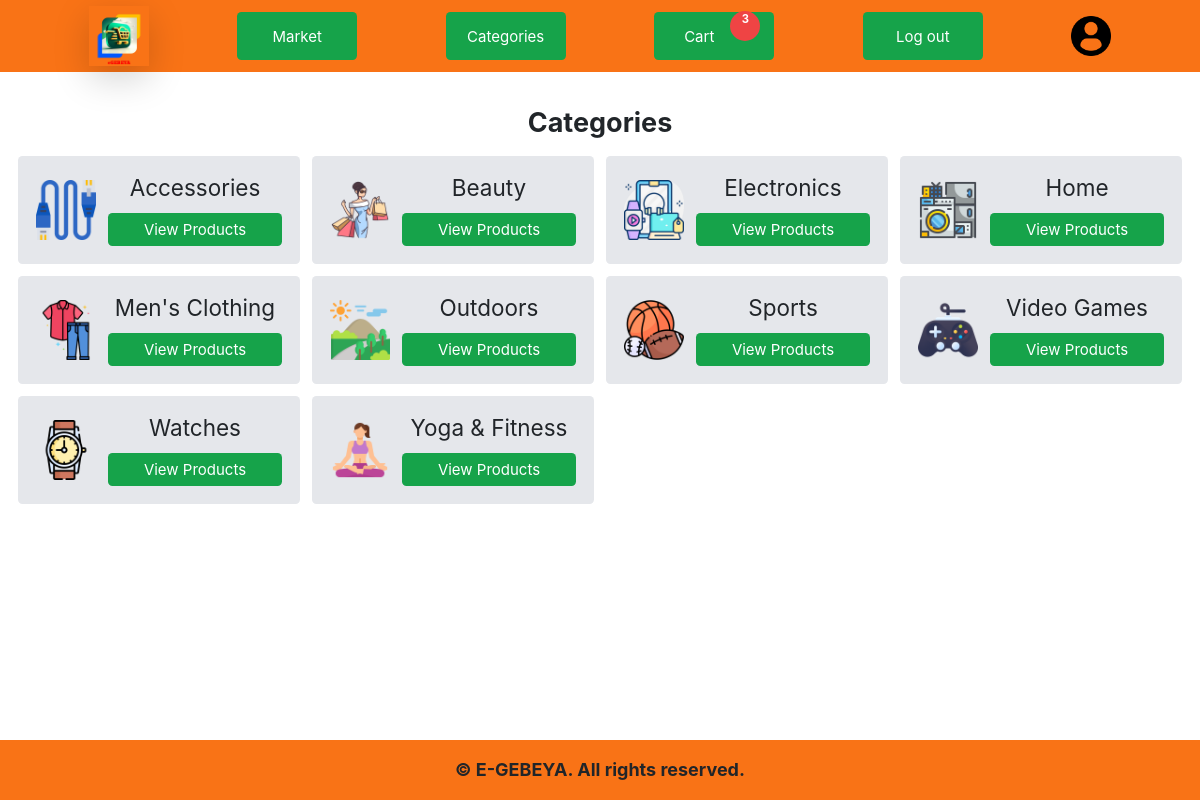
/products (signed in), run on the app's committed database.
### packages/models.py (models this page shows)
class Category(db.Model):
    id = db.Column(db.Integer(), primary_key=True)
    name = db.Column(db.String(length=20), nullable=False, unique=True)
    image = db.Column(db.String(length=20), nullable=False, unique=True)

### packages/routes.py (the view)
@app.route('/products')
@login_required
def products():
    categories = Category.query.all()
    return render_template('products.html', categories=categories)

### packages/models.py (called while the page is built)
@login_manager.user_loader
def Load_user(user_id):
    return User.query.get(int(user_id))

### packages/routes.py (called while the page is built)
def get_cart_count():
    if current_user.is_authenticated:
        cart_count = Cart.query.filter_by(user_id=current_user.id).count()
        return cart_count
    return 0

@app.context_processor
def inject_cart_count():
    cart_count = get_cart_count()
    return dict(cart_count=cart_count)

### packages/templates/products.html (shortened to what this page needs)
{% extends 'base.html' %}
{% block content %}
<div class="gap-4 p-4">
<h1 class="text-4xl text-center font-bold m-4">Categories</h1>
<div class="grid grid-cols-2 lg:grid-cols-4 gap-4">
    {% for category_info in categories %}
    <div class="bg-gray-200 flex p-4 gap-4 rounded-md items-center">
        <img alt="{{ category_info.name }}" class="w-14 h-14 lg:w-20 lg:h-20" src="{{ category_info.image }}">
        <div class="gap-4 flex flex-col justify-start items-center w-full">
            <h3 class="text-xl lg:text-3xl text-center">{{ category_info.name }}</h3>
            <a href="/category/{{ category_info.name }}" class="bg-green-600 p-2 lg:text-xl text-lg text-white rounded-md hover:bg-green-800 text-nowrap w-[100%] text-center hover:no-underline">View Products</a>
        </div>
    </div>
    {% endfor %}
</div>
</div>
{% endblock %}

### packages/templates/base.html (shortened to what this page needs)
<!DOCTYPE html>
<html lang="en">
<head>
    <link href="{{ url_for('static', filename='base.css') }}" rel="stylesheet">
    <link rel="stylesheet" href="https://cdn.jsdelivr.net/npm/bootstrap@4.5.3/dist/css/bootstrap.min.css">
    <script src="https://cdn.tailwindcss.com"></script>
</head>
<header class="bg-orange-500 w-full p-2">
        <div class="flex gap-2 w-full justify-evenly items-center">
            <img alt="eGEBEYA Logo" src="{{ url_for('static', filename='images/eGEBEYA.png') }}" class="w-20 shadow-lg">
            {% if current_user.is_authenticated %}
            <button class="bg-green-600 text-white hover:bg-green-800 rounded-md text-xl lg:w-40 h-16"><a href="{{ url_for('market') }}" class="hover:no-underline text-nowrap hover:text-white p-2">Market</a></button>
            <button class="bg-green-600 text-white hover:bg-green-800 rounded-md text-xl lg:w-40 h-16"><a href="{{ url_for('products') }}" class="hover:no-underline text-nowrap hover:text-white p-2">Categories</a></button>
            <button class="bg-green-600 text-white hover:bg-green-800 rounded-md text-xl lg:w-40 h-16 flex justify-center items-center"><a href="{{ url_for('cart') }}" class="hover:no-underline text-nowrap hover:text-white p-2">Cart</a>
                {% if cart_count > 0 %}
                <span class="bg-red-500 rounded-full badge w-10 h-10">{{ cart_count }}</span>
                {% endif %}
            </button>
            <button class="bg-green-600 text-white hover:bg-green-800 rounded-md text-xl lg:w-40 h-16"><a href="{{ url_for('logout')}}" class="hover:no-underline text-nowrap hover:text-white p-2">Log out</a></button>
            {% endif %}
            {% if current_user.is_authenticated %}
            <a href="{{ url_for('dashboard') }}" ><img class="w-20 hover:bg-white hover:rounded-full" id="profile-icon" src="{{ url_for('static', filename='icons/profile-user.png') }}"></a>
            {% endif %}
    </div>
</header>
<body class="mb-20">
<div >
    {% block content %}
    {% endblock %}
</div>
</body>
<footer class="fixed bottom-0 left-0 bg-orange-500 text-center w-full">
        <p class="text-2xl p-4 font-bold">&copy; E-GEBEYA. All rights reserved.</p>
</footer>
</html>

### packages/static/base.css (style rules this page uses)
html { box-sizing: border-box; font-family: 'Courier New', Courier, monospace; font-size: 12px; }
* { box-sizing: border-box; }
*, *:before, *:after { box-sizing: inherit; }
body { margin: 0; }
.badge { position: relative; top: -10px; right: -10px; background-color: red; color: white; border-radius: 50%; padding: 5px 8px; font-size: 15px; }
#profile-icon { width: 45px; height: 45px; margin: auto; }
#profile-icon { margin-left: auto; margin-right: auto; }
@media (min-width: 768px) { #profile-icon { width: 40px; height: 40px; } }
@media (min-width: 768px) { footer { font-size: 1vw; } }

### data on the page
Category: image (picture), name "Accessories"
Category: image (picture), name "Beauty"
Category: image (picture), name "Electronics"
Category: image (picture), name "Home"
Category: image (picture), name "Men's Clothing"
Category: image (picture), name "Outdoors"
Category: image (picture), name "Sports"
Category: image (picture), name "Video Games"
Category: image (picture), name "Watches"
Category: image (picture), name "Yoga & Fitness"

### other printed values
{{ cart_count }} "3"
